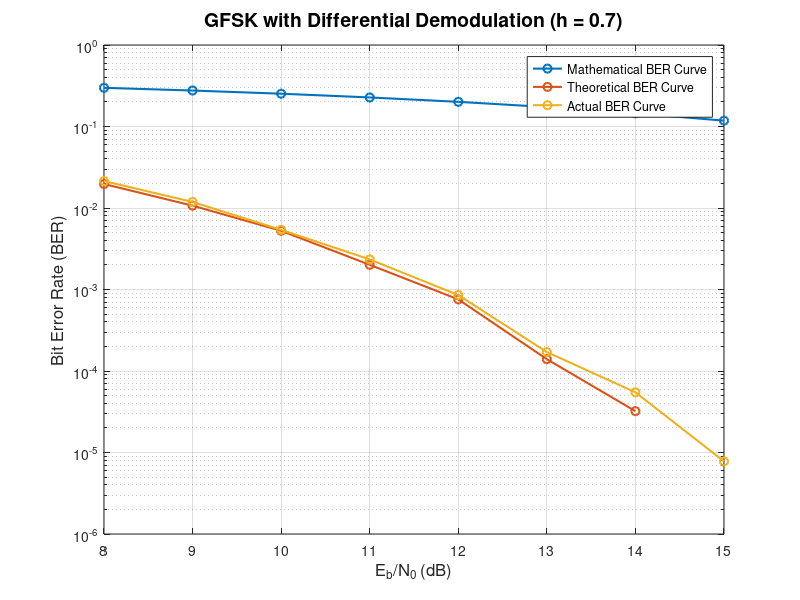

This chart was generated by the following MATLAB code:
% MATLAB 程序：GFSK 差分解调误码率绘图
% 调制指数 h = 0.7

% 参数设置
fs = 5e5;
ts = 1/fs;
h = 0.7;                      % 调制指数
B = 5e5/2;
EbN0_dB = 8:1:15;             % Eb/N0 范围 (dB)
EbN0 = 10.^(((EbN0_dB)/ 10)-log10(20));    % 将 dB 转换为线性比例
Pb = zeros(size(EbN0));       % 初始化误码率数组
BER_Theo = [0.0196932486909782, 0.0106874726204323, 0.00525387148100887, 0.00200896666201269, 0.000756550131400812, 0.000139569505613796, 3.21688219777392e-05, 0];
BER_Actu = [0.0214212136346610	0.0118661771708576	0.00539445496600329	0.00234078056920367	0.000855161787365177	0.000170741171905316	5.47713686582580e-05	7.78852594357992e-06];
% 误码率计算
sc = sinc(ts*2*B)/(ts*2*B);
for i = 1:length(EbN0)
    % Pb(i) = qfunc(sqrt(EbN0(i)/0.7*0.5));  % Q 函数计算误码率
    Pb(i) = qfunc(0.3*pi*sqrt(EbN0(i)/(1-sc)));  % Q 函数计算误码率
end


% 绘制 BER 曲线
figure;
semilogy(EbN0_dB, Pb, '-o', 'LineWidth', 1.5);  % 用半对数坐标绘制 BER 曲线
hold on;
grid on;
semilogy(EbN0_dB, BER_Theo, '-o', 'LineWidth', 1.5); 
semilogy(EbN0_dB, BER_Actu, '-o', 'LineWidth', 1.5); 
xlabel('E_b/N_0 (dB)', 'FontSize', 12);
ylabel('Bit Error Rate (BER)', 'FontSize', 12);
title('GFSK with Differential Demodulation (h = 0.7)', 'FontSize', 14);
legend('Mathematical BER Curve', 'Theoretical BER Curve', 'Actual BER Curve');
